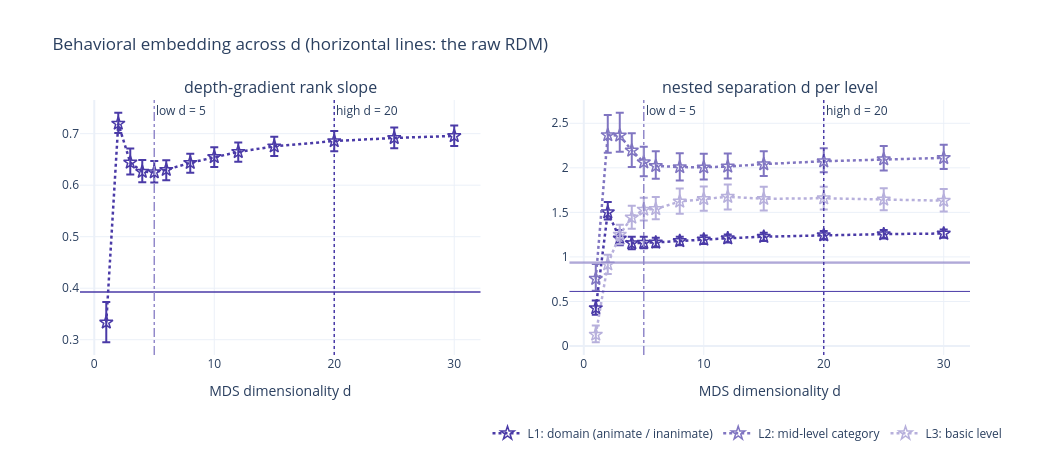

The notebook cell this image was saved under:
### Markdown cell above
## 5. Do the level-stratified results depend on d?

Notebooks 3 and 4 report the two embeddings only. To show whether their conclusions would change at another d, their two summary measures are computed here at every d of section 3's grid: the depth-gradient rank slope (notebook 3; larger = distance grows more steeply as pairs diverge higher up the tree) and the nested per-level separation (notebook 4; level L contrasted only among pairs that share their level L-1 ancestor). 100 image-bootstrap draws per d, holding each MDS fit fixed (no refit per draw), so the CIs leave out fit variability.

### Code cell
from analysis.s2_semantic_hierarchy import depth_gradient as dg
from analysis.s2_semantic_hierarchy import level_separation as ls

by_d = {c.BEHAV: BEHAV, **{f"behav_joint_mds{d}": FITS[d]["confdist"] for d in md.SPLIT_DIMS}}
slopes = dg.rank_slope_table(by_d, n_boot=100, cache_dir=c.cache_path("robustness"))
nested = ls.nested_separation_table(by_d, n_boot=100, cache_dir=c.cache_path("robustness"))
md.fig_robustness(slopes, nested, CHOSEN).show()
print(slopes.round(3).to_string())
print(nested.pivot(index="rdm", columns="level", values="d").round(3).to_string())

### Figure 1 — Plotly figure (JSON) as saved in the notebook; plotly's stock layout.template omitted (floating-point values rounded to 4 significant figures)
{"data": [{"error_y": {"array": [0.03988, 0.02104, 0.02718, 0.02277, 0.02183, 0.01867, 0.01767, 0.01873, 0.01823, 0.01868, 0.01959, 0.02012, 0.02026], "arrayminus": [0.03847, 0.01849, 0.02348, 0.02014, 0.02025, 0.02038, 0.01919, 0.01936, 0.01903, 0.0187, 0.01976, 0.02002, 0.01961], "symmetric": false, "type": "data"}, "legendgroup": "behav", "line": {"color": "#4a3aa7", "dash": "dot", "width": 2.5}, "marker": {"color": "#4a3aa7", "line": {"color": "#4a3aa7", "width": 1.5}, "size": 10, "symbol": "star-open"}, "mode": "lines+markers", "name": "behavior joint, MDS", "showlegend": false, "type": "scatter", "x": [1, 2, 3, 4, 5, 6, 8, 10, 12, 15, 20, 25, 30], "xaxis": "x", "y": [0.3335, 0.7196, 0.644, 0.626, 0.6253, 0.6298, 0.6435, 0.6547, 0.6646, 0.6754, 0.6857, 0.6917, 0.6955], "yaxis": "y"}, {"error_y": {"array": [0.08473, 0.1138, 0.09401, 0.0705, 0.06839, 0.05337, 0.04854, 0.04624, 0.04358, 0.04493, 0.04504, 0.04574, 0.04616], "arrayminus": [0.07637, 0.08158, 0.07761, 0.06922, 0.06233, 0.05547, 0.04864, 0.04971, 0.04825, 0.04783, 0.04813, 0.04846, 0.04724], "symmetric": false, "type": "data"}, "legendgroup": "L1", "line": {"color": "#4a3aa7", "dash": "dot", "width": 2.5}, "marker": {"color": "#4a3aa7", "line": {"color": "#4a3aa7", "width": 1.5}, "size": 10, "symbol": "star-open"}, "mode": "lines+markers", "name": "L1: domain (animate / inanimate)", "type": "scatter", "x": [1, 2, 3, 4, 5, 6, 8, 10, 12, 15, 20, 25, 30], "xaxis": "x2", "y": [0.4261, 1.502, 1.207, 1.155, 1.159, 1.163, 1.179, 1.195, 1.209, 1.227, 1.245, 1.256, 1.263], "yaxis": "y2"}, {"error_y": {"array": [0.1652, 0.2261, 0.2552, 0.1924, 0.175, 0.1641, 0.154, 0.1509, 0.1453, 0.1442, 0.1466, 0.1474, 0.148], "arrayminus": [0.1356, 0.1993, 0.1818, 0.1844, 0.1583, 0.1434, 0.1519, 0.1366, 0.1348, 0.1335, 0.125, 0.1257, 0.1253], "symmetric": false, "type": "data"}, "legendgroup": "L2", "line": {"color": "#8075c1", "dash": "dot", "width": 2.5}, "marker": {"color": "#8075c1", "line": {"color": "#8075c1", "width": 1.5}, "size": 10, "symbol": "star-open"}, "mode": "lines+markers", "name": "L2: mid-level category", "type": "scatter", "x": [1, 2, 3, 4, 5, 6, 8, 10, 12, 15, 20, 25, 30], "xaxis": "x2", "y": [0.7549, 2.367, 2.363, 2.195, 2.062, 2.021, 2.008, 2.006, 2.014, 2.042, 2.074, 2.097, 2.111], "yaxis": "y2"}, {"error_y": {"array": [0.1026, 0.1071, 0.1109, 0.1308, 0.1323, 0.1336, 0.147, 0.1399, 0.1385, 0.1344, 0.129, 0.128, 0.1298], "arrayminus": [0.08602, 0.1102, 0.1074, 0.1278, 0.1224, 0.1148, 0.1363, 0.1334, 0.1441, 0.1298, 0.1264, 0.1198, 0.12], "symmetric": false, "type": "data"}, "legendgroup": "L3", "line": {"color": "#b7b0dc", "dash": "dot", "width": 2.5}, "marker": {"color": "#b7b0dc", "line": {"color": "#b7b0dc", "width": 1.5}, "size": 10, "symbol": "star-open"}, "mode": "lines+markers", "name": "L3: basic level", "type": "scatter", "x": [1, 2, 3, 4, 5, 6, 8, 10, 12, 15, 20, 25, 30], "xaxis": "x2", "y": [0.1282, 0.9173, 1.25, 1.443, 1.531, 1.538, 1.622, 1.651, 1.675, 1.652, 1.658, 1.644, 1.631], "yaxis": "y2"}], "layout": {"annotations": [{"font": {"size": 16}, "showarrow": false, "text": "depth-gradient rank slope", "x": 0.225, "xanchor": "center", "xref": "paper", "y": 1.0, "yanchor": "bottom", "yref": "paper"}, {"font": {"size": 16}, "showarrow": false, "text": "nested separation d per level", "x": 0.775, "xanchor": "center", "xref": "paper", "y": 1.0, "yanchor": "bottom", "yref": "paper"}, {"showarrow": false, "text": "low d = 5", "x": 5, "xanchor": "left", "xref": "x", "y": 1, "yanchor": "top", "yref": "y domain"}, {"showarrow": false, "text": "high d = 20", "x": 20, "xanchor": "left", "xref": "x", "y": 1, "yanchor": "top", "yref": "y domain"}, {"showarrow": false, "text": "low d = 5", "x": 5, "xanchor": "left", "xref": "x2", "y": 1, "yanchor": "top", "yref": "y2 domain"}, {"showarrow": false, "text": "high d = 20", "x": 20, "xanchor": "left", "xref": "x2", "y": 1, "yanchor": "top", "yref": "y2 domain"}], "height": 460, "legend": {"orientation": "h", "x": 0.75, "xanchor": "center", "y": -0.25}, "shapes": [{"line": {"color": "#4a3aa7", "width": 1.5}, "type": "line", "x0": 0, "x1": 1, "xref": "x domain", "y0": 0.3927, "y1": 0.3927, "yref": "y"}, {"line": {"color": "#4a3aa7", "width": 1}, "type": "line", "x0": 0, "x1": 1, "xref": "x2 domain", "y0": 0.6126, "y1": 0.6126, "yref": "y2"}, {"line": {"color": "#8075c1", "width": 1}, "type": "line", "x0": 0, "x1": 1, "xref": "x2 domain", "y0": 0.9414, "y1": 0.9414, "yref": "y2"}, {"line": {"color": "#b7b0dc", "width": 1}, "type": "line", "x0": 0, "x1": 1, "xref": "x2 domain", "y0": 0.9277, "y1": 0.9277, "yref": "y2"}, {"line": {"color": "#9289ca", "dash": "dashdot", "width": 1.5}, "type": "line", "x0": 5, "x1": 5, "xref": "x", "y0": 0, "y1": 1, "yref": "y domain"}, {"line": {"color": "#4a3aa7", "dash": "dot", "width": 1.5}, "type": "line", "x0": 20, "x1": 20, "xref": "x", "y0": 0, "y1": 1, "yref": "y domain"}, {"line": {"color": "#9289ca", "dash": "dashdot", "width": 1.5}, "type": "line", "x0": 5, "x1": 5, "xref": "x2", "y0": 0, "y1": 1, "yref": "y2 domain"}, {"line": {"color": "#4a3aa7", "dash": "dot", "width": 1.5}, "type": "line", "x0": 20, "x1": 20, "xref": "x2", "y0": 0, "y1": 1, "yref": "y2 domain"}], "title": {"text": "Behavioral embedding across d (horizontal lines: the raw RDM)"}, "width": 1050, "xaxis": {"anchor": "y", "domain": [0.0, 0.45], "title": {"text": "MDS dimensionality d"}}, "xaxis2": {"anchor": "y2", "domain": [0.55, 1.0], "title": {"text": "MDS dimensionality d"}}, "yaxis": {"anchor": "x", "domain": [0.0, 1.0]}, "yaxis2": {"anchor": "x2", "domain": [0.0, 1.0]}}}
